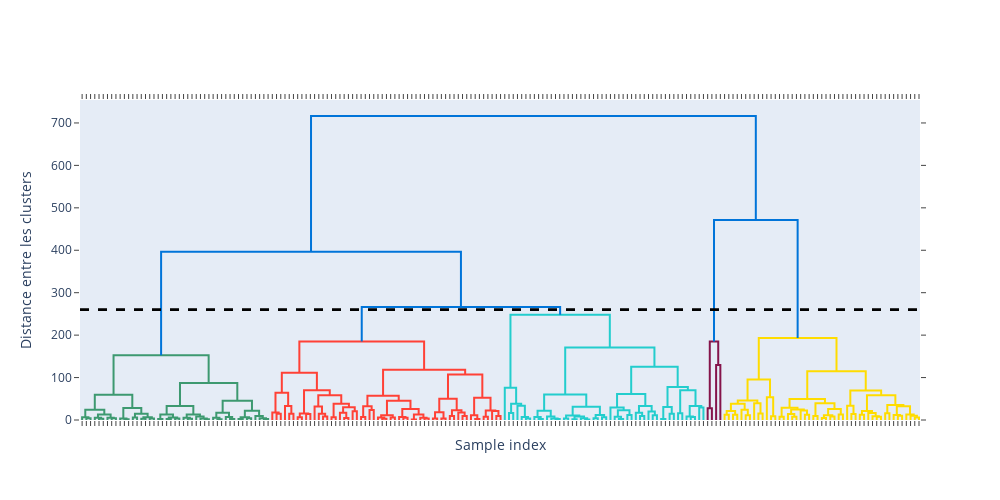

Notebook source saved alongside this figure:
### Markdown cell above
📌 Dendrogramme interactif

### Code cell
# Affichage
fig.update_layout(width = 1000, height = 500, yaxis_title = 'Distance entre les clusters', xaxis_title = 'Sample index')
fig.update_xaxes(showticklabels=False)

# Ligne pointillée
fig.add_shape(
        type='line',
        x0=0,
        y0=260,
        x1=1985,
        y1=260,
        line=dict(
            color='Black',
            dash='dash'
        )
)
fig.show()
